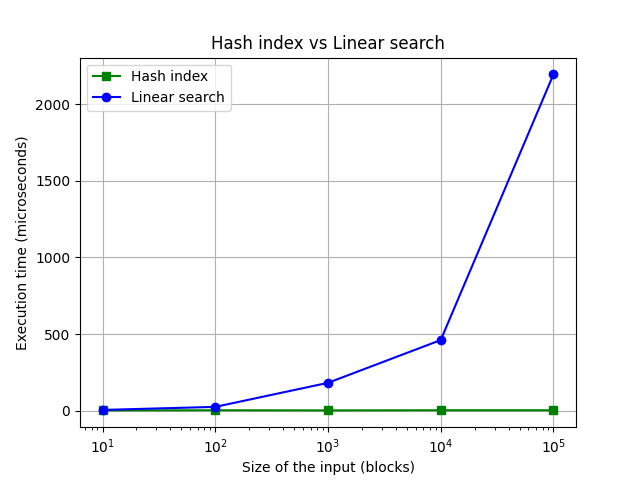

The script that saved this image:
import matplotlib.pyplot as plt
import numpy as np

# N = 10 
# Hash table time: 2 microseconds
# Linear search time: 5 microseconds
# N = 100
# Hash table time: 3 microseconds
# Linear search time: 25 microseconds
# N = 1000
# Hash table time: 2 microseconds
# Linear search time: 182 microseconds
# N = 10000
# Hash table time: 3 microseconds
# Linear search time: 461 microseconds
# N = 100000
# Hash table time: 3 microseconds
# Linear search time: 2190 microseconds


# Linear search
x1 = np.array([10, 100, 1000, 10000, 100000])
y1 = np.array([2, 3, 2, 3, 3])

# Hash table time table
x2 = np.array([10, 100, 1000, 10000, 100000])
y2 = np.array([5, 25, 182, 461, 2195])

plt.xscale("log")

plt.title("Hash index vs Linear search")
plt.xlabel("Size of the input (blocks)")
plt.ylabel("Execution time (microseconds)")

plt.plot(x1, y1, marker = 's', color = 'green')
plt.plot(x2, y2, marker = 'o', color = 'blue')

plt.legend(["Hash index", "Linear search"])

plt.grid()
plt.savefig('chart1.png')